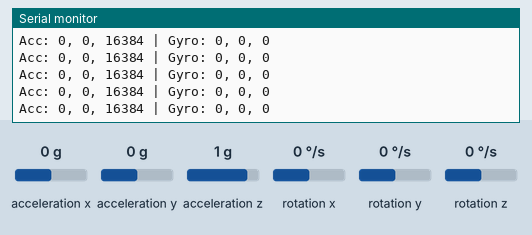
Recording of a sketch running on a simulated Arduino Uno, built with avr-gcc and run on an emulated ATmega328P. On the bench: the last lines printed to the serial monitor. The test bench sets the inputs (shaded band); at power-on: acceleration z 1 g, acceleration x 0 g, acceleration y 0 g, rotation x 0 °/s, rotation y 0 °/s, rotation z 0 °/s.

Above: at 1.2 s.
1.3 s: acceleration z set to 0 g
At 1.37 s:
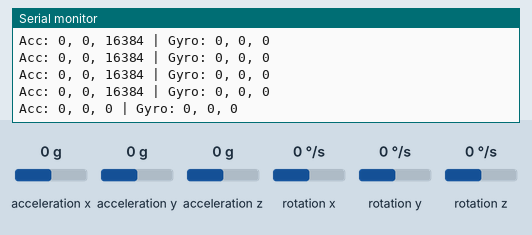
4.3 s: acceleration x set to -1.4 g
At 4.4 s:
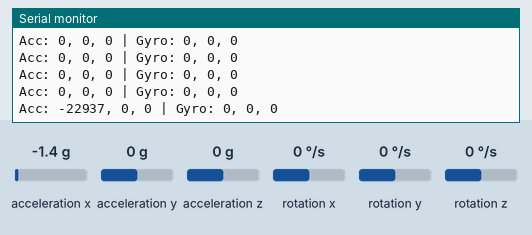
5.8 s: acceleration y set to -1.4 g
At 5.86 s:
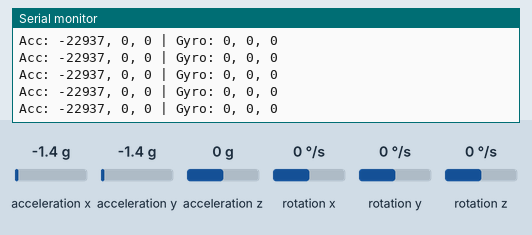
8.8 s: rotation x set to -192 °/s
At 8.8 s:
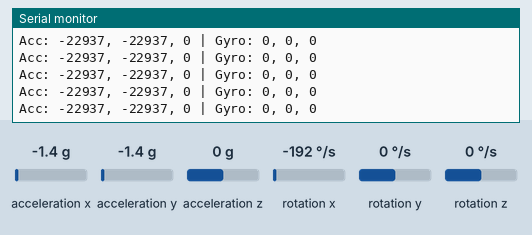
10.3 s: rotation y set to -192 °/s
At 10.38 s:
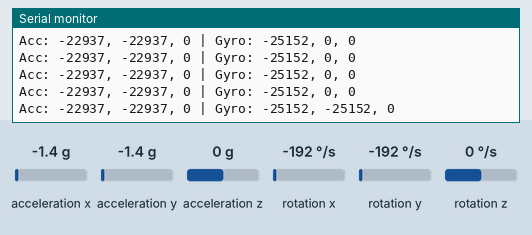
11.8 s: acceleration x set to 0.8 g
At 11.85 s:
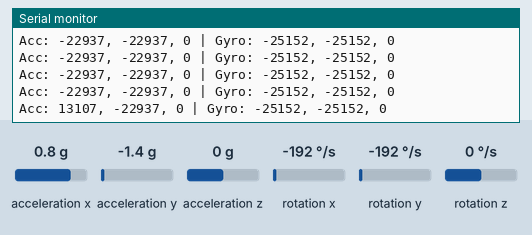
Timing chart, 0 to 14.8 s (numbered marks = the images above; inputs shaded):
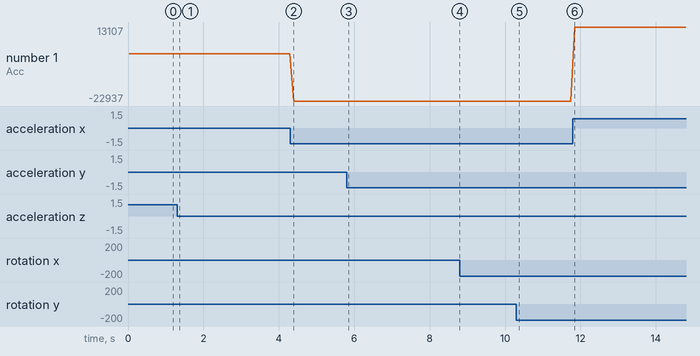

Measured:
- after the input at 1.3 s, the serial monitor: prints a new line after 0.07 s (image 1)
- after the input at 4.3 s, the serial monitor: prints a new line after 0.10 s (image 2)
- after the input at 10.3 s, the serial monitor: prints a new line after 0.08 s (image 5)
- after the input at 11.8 s, the serial monitor: prints a new line after 0.05 s (image 6)
- plotted number 1: 0 → -22937 after the input at 4.3 s, -22937 → 13107 after the input at 11.8 s

The sketch:

MPU6050_DMP6.ino.ino
```cpp
#include <Wire.h>
#include <MPU6050.h>

MPU6050 mpu;

void setup() {
  Serial.begin(9600);

  // Initialize MPU6050
  Wire.begin();
  mpu.initialize();

  // Check if MPU6050 connection is successful
  if (mpu.testConnection()) {
    Serial.println("MPU6050 connection successful!");
  } else {
    Serial.println("MPU6050 connection failed. Please check wiring and restart.");
    while (1);
  }
}

void loop() {
  // Read accelerometer and gyroscope data
  int16_t ax, ay, az, gx, gy, gz;
  mpu.getMotion6(&ax, &ay, &az, &gx, &gy, &gz);

  // Print data to Serial Monitor
  Serial.print("Acc: ");
  Serial.print(ax); Serial.print(", ");
  Serial.print(ay); Serial.print(", ");
  Serial.print(az); Serial.print(" | ");

  Serial.print("Gyro: ");
  Serial.print(gx); Serial.print(", ");
  Serial.print(gy); Serial.print(", ");
  Serial.println(gz);

  // Delay for a short period
  delay(100);
}
```
